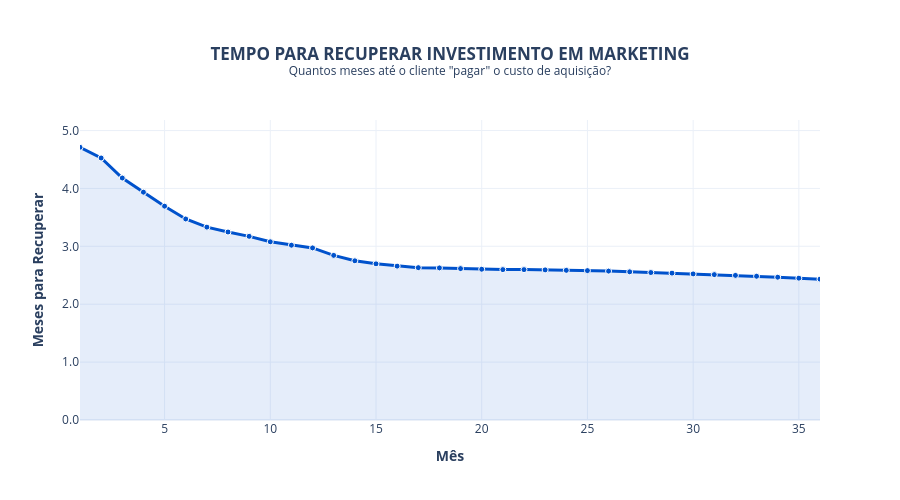

Here is the notebook cell this chart was saved with:
### Code cell
# ============================================================================
# CELULA 08
# ============================================================================
# GRÁFICO 3: TEMPO PARA RECUPERAR INVESTIMENTO EM MARKETING
# ============================================================================

fig_payback = go.Figure()

# Linha principal
fig_payback.add_trace(go.Scatter(
    x=df_base['Mes'],
    y=df_base['Payback_Meses'],
    mode='lines+markers',
    line=dict(color=PREMISSAS['cores']['primary'], width=3),
    marker=dict(size=6, color=PREMISSAS['cores']['primary'], line=dict(width=1, color='white')),
    name='Tempo de Retorno',
    fill='tozeroy',
    fillcolor='rgba(0, 82, 204, 0.1)' # Mantendo alpha hardcoded pois é visual
))

# Linha de referência: Benchmark SaaS
bench_payback = PREMISSAS['benchmark_payback_max_meses']

fig_payback.add_hline(
    y=bench_payback, line_dash="dash", line_color=PREMISSAS['cores']['warning'], line_width=2,
    annotation_text=f"Benchmark SaaS ({bench_payback:.0f} meses)", annotation_position="right"
)

fig_payback.update_layout(
    title={
        'text': '<b>TEMPO PARA RECUPERAR INVESTIMENTO EM MARKETING</b><br>' +
                '<sup>Quantos meses até o cliente "pagar" o custo de aquisição?</sup>',
        'x': 0.5,
        'xanchor': 'center'
    },
    xaxis=dict(title='<b>Mês</b>'),
    yaxis=dict(
        title='<b>Meses para Recuperar</b>',
        tickformat='.1f',
        range=[0, min(bench_payback * 2, df_base['Payback_Meses'].max() * 1.1)]
    ),
    template='plotly_white',
    height=PREMISSAS['layout_altura_grafico'],
    font=dict(size=12),
    margin=dict(t=120, b=80, l=80, r=80)
)

fig_payback.show()

# Análise Inteligente
payback_medio = df_base['Payback_Meses'].mean()
payback_final = df_base['Payback_Meses'].iloc[-1]
meses_abaixo_bench = (df_base['Payback_Meses'] <= bench_payback).sum()
pct_abaixo_bench = (meses_abaixo_bench / len(df_base)) * 100

print(f"\n⏱️ TEMPO PARA RECUPERAR INVESTIMENTO")
print(f"  • Tempo Médio: {payback_medio:.1f} meses")
print(f"  • Tempo Final (M36): {payback_final:.1f} meses")
print(f"  • Meses dentro do benchmark (≤{bench_payback:.0f}m): {meses_abaixo_bench}/{len(df_base)} ({pct_abaixo_bench:.0f}%)")
print(f"  • Status: {'✅ Excelente (≤Meta)' if payback_final <= bench_payback else '⚠️ Atenção (>Meta)'}")
print("✅ CELULA 09: Hardcoded removidos (cores, benchmark payback)")

### Figure 1 — Plotly figure (JSON) as saved in the notebook; plotly's stock layout.template omitted (floating-point values rounded to 4 significant figures)
{"data": [{"fill": "tozeroy", "fillcolor": "rgba(0, 82, 204, 0.1)", "line": {"color": "#0052CC", "width": 3}, "marker": {"color": "#0052CC", "line": {"color": "white", "width": 1}, "size": 6}, "mode": "lines+markers", "name": "Tempo de Retorno", "type": "scatter", "x": [1, 2, 3, 4, 5, 6, 7, 8, 9, 10, 11, 12, 13, 14, 15, 16, 17, 18, 19, 20, 21, 22, 23, 24, 25, 26, 27, 28, 29, 30, 31, 32, 33, 34, 35, 36], "y": [4.711, 4.525, 4.179, 3.935, 3.693, 3.472, 3.331, 3.247, 3.172, 3.078, 3.019, 2.972, 2.843, 2.75, 2.697, 2.658, 2.631, 2.627, 2.615, 2.604, 2.597, 2.597, 2.593, 2.585, 2.58, 2.572, 2.559, 2.547, 2.537, 2.523, 2.511, 2.498, 2.483, 2.466, 2.45, 2.433]}], "layout": {"annotations": [{"showarrow": false, "text": "Benchmark SaaS (12 meses)", "x": 1, "xanchor": "left", "xref": "x domain", "y": 12, "yanchor": "middle", "yref": "y"}], "font": {"size": 12}, "height": 500, "margin": {"b": 80, "l": 80, "r": 80, "t": 120}, "shapes": [{"line": {"color": "#FFAB00", "dash": "dash", "width": 2}, "type": "line", "x0": 0, "x1": 1, "xref": "x domain", "y0": 12, "y1": 12, "yref": "y"}], "title": {"text": "<b>TEMPO PARA RECUPERAR INVESTIMENTO EM MARKETING</b><br><sup>Quantos meses até o cliente \"pagar\" o custo de aquisição?</sup>", "x": 0.5, "xanchor": "center"}, "xaxis": {"title": {"text": "<b>Mês</b>"}}, "yaxis": {"range": [0, 5.182], "tickformat": ".1f", "title": {"text": "<b>Meses para Recuperar</b>"}}}}
